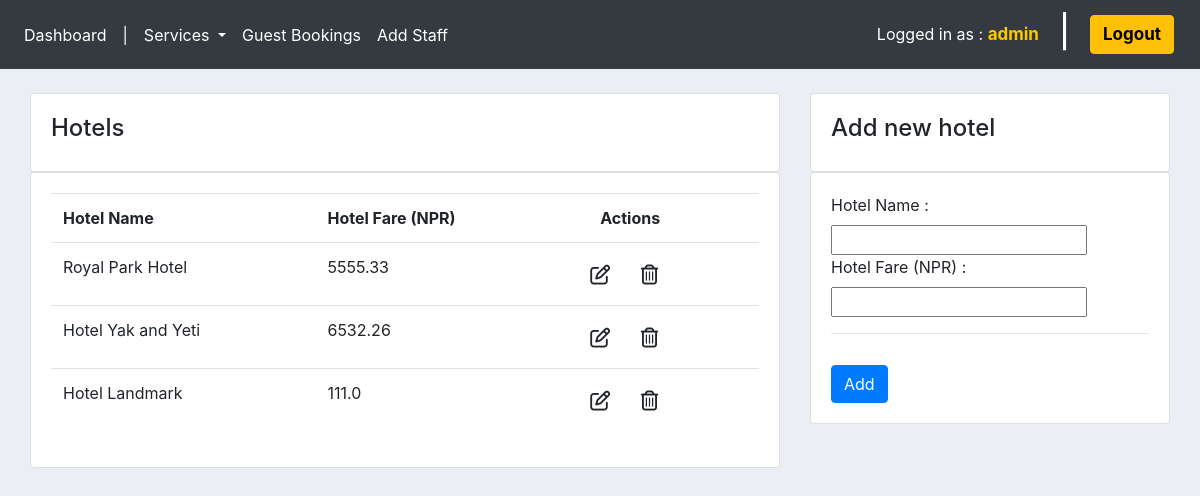
Before: /hotels/ (signed in) with the older database file.
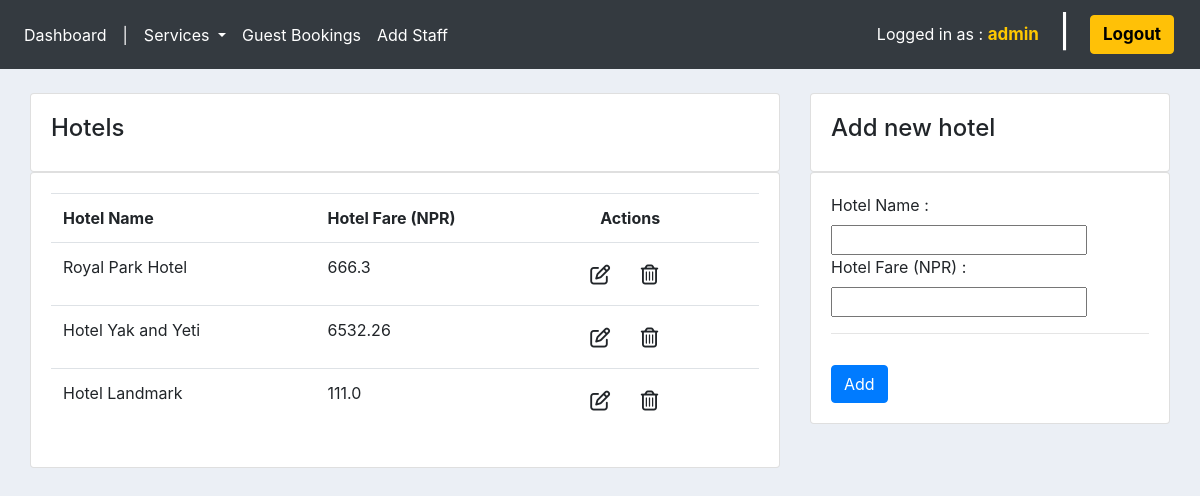
After: the same page with the newer database file.
### tour/models.py (models this page shows, shortened)
class Hotel(models.Model):
    hotelName = models.CharField(max_length=200, null=True)
    fare = models.FloatField(max_length=200, null=True)

### ums/decorators.py (the view)
        def wrapper_func(request, *args, **kwargs):
            group = None
            if request.user.groups.exists():
                group = request.user.groups.all()[0].name
            if group in allowed_roles:
                return view_func(request, *args, **kwargs)
            else:
                return HttpResponse('Unauthorized access as ' + group + '.')

### tour/forms.py
class HotelForm(ModelForm):
    class Meta:
        model = Hotel
        fields = '__all__'

### tour/views.py (called while the page is built)
@login_required(login_url='login')
@allowed_users(allowed_roles=['admin', 'staff'])
def hotels(request):
    allHotels = Hotel.objects.all()
    form = HotelForm()
    if request.method == 'POST':
        form = HotelForm(request.POST)
        if form.is_valid():
            form.save()
            return redirect('hotels')
    context = {'allHotels': allHotels, 'form': form}
    return render(request, 'tour/hotels.html', context=context)

### tour/templates/tour/hotels.html (shortened to what this page needs)
{% extends 'ums/main.html' %}
{% load static %}
{% block content %}
<section class="container-fluid">
    <section class="row">
        <section class="col-md-8">
            <div class="card card-body">
                <span>
                    <h4>Hotels</h4>
                </span>
            </div>
            <div class="card card-body">
                <table class="table">
                    <tr>
                        <th>Hotel Name</th>
                        <th>Hotel Fare (NPR)</th>
                        <th style="padding-left: 35px;">Actions</th>
                    </tr>
                    {% for hotel in allHotels %}
                    <tr>
                        <td>{{hotel.hotelName}}</td>
                        <td>{{hotel.fare}}</td>
                        <td>
                            <a href="{% url 'update_hotel' hotel.id %}" class="btn" title="Update"><i class="far fa-edit fa-lg"></i></a>
                            <a href="{% url 'delete_hotel' hotel.id %}" class="btn" title="Delete"><i class="far fa-trash-alt fa-lg"></i></a>
                        </td>
                    </tr>
                    {% endfor %}
                </table>
            </div>
        </section>
        {% include 'tour/add_hotel.html' %}
    </section>
</section>
{% endblock %}

Changed rows visible on the page:
changed Hotel "Royal Park Hotel": fare "5555.33" → "666.3"
